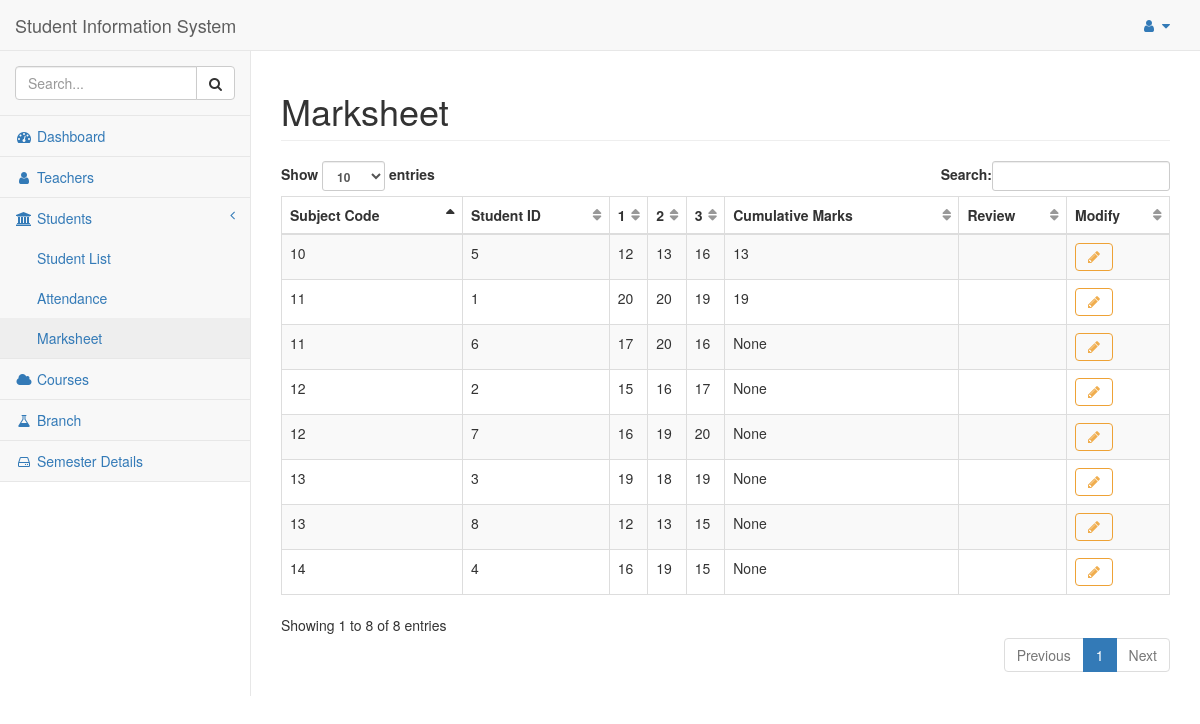
Page /marksheet (signed in) on the earlier database version.
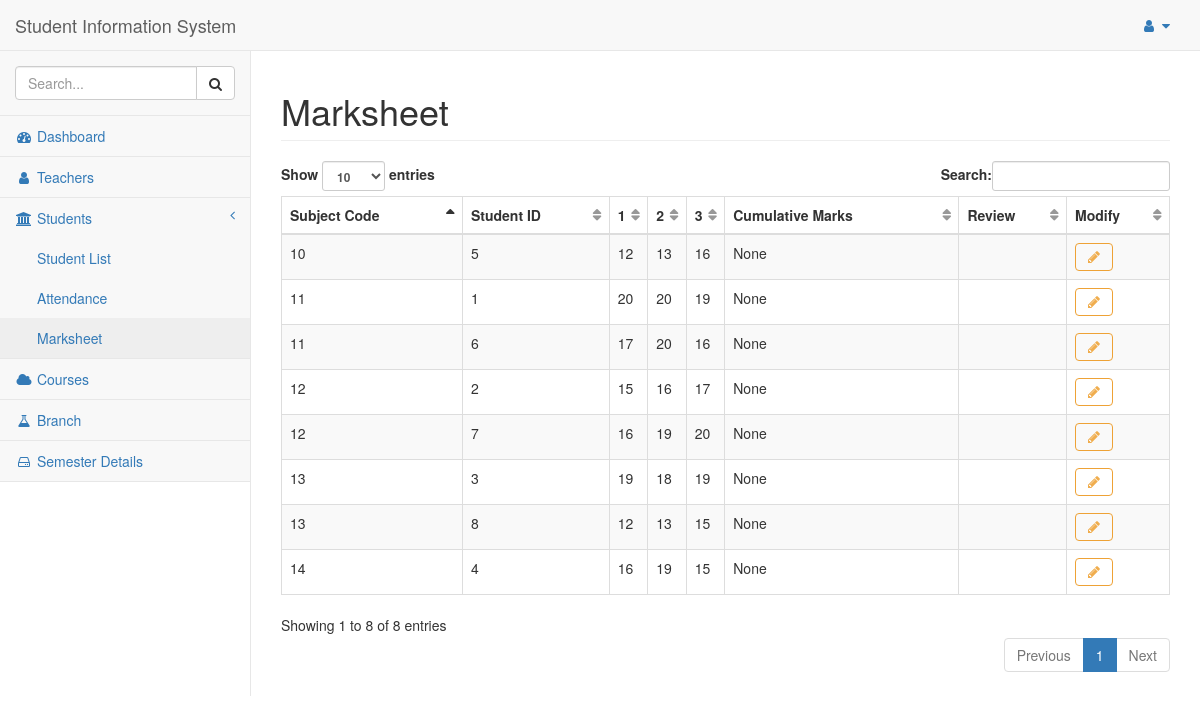
Same page on the later database version.
### tables this page shows
CREATE TABLE Marksheet
(
 sub_code   integer NOT NULL ,
 student_id integer NOT NULL ,
 t1         integer unsigned NULL ,
 t2         integer unsigned NULL ,
 t3         integer unsigned NULL ,
 cm         integer unsigned NULL ,
 review     text NOT NULL ,
PRIMARY KEY (sub_code, student_id),
FOREIGN KEY  (sub_code) REFERENCES Subject (sub_code) ON DELETE CASCADE ON UPDATE CASCADE,
FOREIGN KEY (student_id) REFERENCES Student (student_id) ON DELETE CASCADE ON UPDATE CASCADE
);

### flaskapp.py (the view)
@app.route("/marksheet")
def marksheet():
    global ID
    if not session.get('logged_in'):
        return login()
    else:
        entry_list = query_db("SELECT * FROM Marksheet", [])
        return render_template("marksheet.html", id=ID,
                               entry_list=entry_list)

### flaskapp.py (called while the page is built)
def get_db():
    db = getattr(g, '_database', None)
    if db is None:
        db = g._database = sqlite3.connect(DATABASE)
        db.create_function('avg', 3, average)
        db.row_factory = sqlite3.Row
    return db

def query_db(query: object, args: object,
             one: object = False) -> object:
    cur = get_db().execute(query, args)
    rv = cur.fetchall()
    cur.close()
    return (rv[0] if rv else None) if one else rv

@app.teardown_appcontext
def close_connection(exception):
    db = getattr(g, '_database', None)
    if db is not None:
        db.close()

### templates/marksheet.html
{% extends "base.html" %}
{% block title %}Marksheet{% endblock %}
{% block content %}
  <table class="table table-striped table-bordered table-hover dataTables no-footer dtr-inline collapsed" style="width: 100%;" id="dataTables">
    <thead>
      <tr>
        <th scope="col">Subject Code</th>
        <th scope="col">Student ID</th>
        <th scope="col"><strong>1</strong></th>
        <th scope="col"><strong>2</strong></th>
        <th scope="col"><strong>3</strong></th>
        <th scope="col">Cumulative Marks</th>
        <th scope="col">Review</th>
        <th scope="col">Modify</th>
      </tr>
    </thead>
    {% for entry in entry_list: %}
      <tr>
        <td>{{ entry['sub_code'] }}</td>
        <td>{{ entry['student_id'] }}</td>
        <td>{{ entry['t1'] }}</td>
        <td>{{ entry['t2'] }}</td>
        <td>{{ entry['t3'] }}</td>
        <td>{{ entry['cm'] }}</td>
        <td>{{ entry['review'] }}</td>
        <td>
          <button type="button" class="btn btn-outline btn-warning fa fa-pencil" onclick="window.location.href='/modify/attendance/{{ entry['student_id'] }}/{{ entry['sub_code'] }}'"></button>
        </td>
      </tr>
    {% endfor %}
  </table>
{% endblock content %}

Differences in the rows shown:
changed Marksheet (number 1 of 8 on the later page): cm "19" → "None"
changed Marksheet (number 5 of 8 on the later page): cm "13" → "None"
